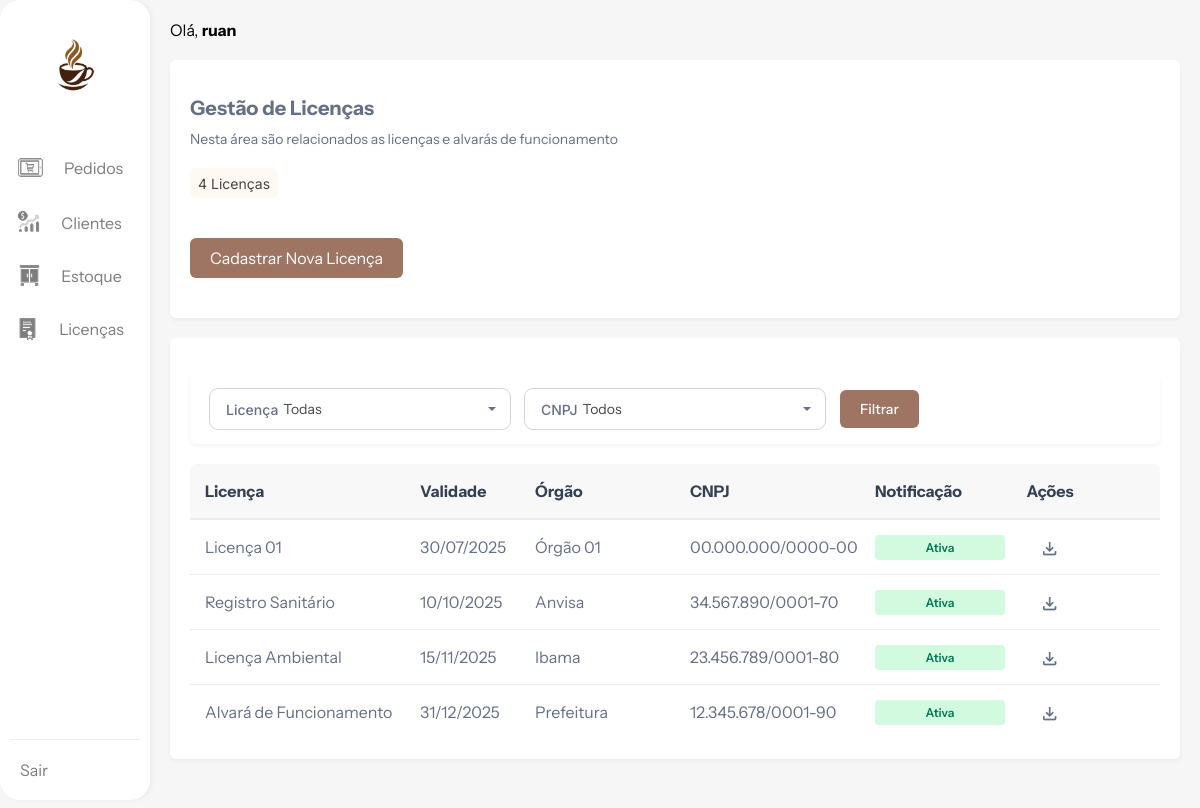
/views/licencas.php (signed in), run on the app's committed database.
### tables this page shows
CREATE TABLE IF NOT EXISTS `licencas` (
  `licenca_id` int NOT NULL AUTO_INCREMENT,
  `nome_licenca` varchar(100) NOT NULL,
  `cnpj` varchar(18) NOT NULL,
  `orgao_responsavel` varchar(100) NOT NULL,
  `data_validade` date NOT NULL,
  `prazo_expiracao` enum('30','60','90','140') NOT NULL,
  `caminho_documento` varchar(255) DEFAULT NULL,
  PRIMARY KEY (`licenca_id`)
);

### views/licencas.php (the view, shortened to what this page needs)
<?php
include("../config/conexao.php");
$sql_licencas = "SELECT licenca_id, nome_licenca, cnpj, orgao_responsavel, data_validade, prazo_expiracao FROM licencas";
$sql_licencas .= " ORDER BY data_validade ASC";
$stmt_licencas = $mysqli->prepare($sql_licencas);
$stmt_licencas->execute();
$result_licencas = $stmt_licencas->get_result();
$total_licencas = 0;
if ($result_licencas) {
    $total_licencas = $result_licencas->num_rows;
}
?>
<!DOCTYPE html>
<html lang="pt-br">
<head>
    <link rel="stylesheet" href="../public/css/licencas.css">
</head>
<body>
    <nav>
        <a href="dashboard.php">
            <img src="../public/img/logo.png" alt="Logo Alvorada" />
        </a>
        <div class="nav-item">
            <img src="../public/icons/pedidos.png" alt="Ícone Pedidos" />
            <span>
                <a href="pedidos.php">Pedidos</a>
            </span>
        </div>
        <div class="nav-item">
            <img src="../public/icons/clientes.png" alt="Ícone Clientes" />
            <span>
                <a href="clientes.php">Clientes</a>
            </span>
        </div>
        <div class="nav-item">
            <img src="../public/icons/estoque.png" alt="Ícone Estoque" />
            <span>
                <a href="estoque.php">Estoque</a>
            </span>
        </div>
        <div class="nav-item">
            <img src="../public/icons/licenca.png" alt="Ícone Licenças" />
            <span>
                <a href="licencas.php">Licenças</a>
            </span>
        </div>
        <div class="nav-item logout">
            <span>
                <a href="../auth/logout.php">Sair</a>
            </span>
        </div>
    </nav>
    <main>
        <div class="greeting">
            <span>Olá,</span>
            <b><?php echo htmlspecialchars($_SESSION['nome_usuario']); ?></b>
        </div>
        <section class="section-card">
            <h2>Gestão de Licenças</h2>
            <p>Nesta área são relacionados as licenças e alvarás de funcionamento</p>
            <div class="tag">
                <span><?php echo $total_licencas; ?> Licenças</span>
            </div>
            <div class="btn-cadastrar-licenca">
                <a href="cadastro_licenca.php">Cadastrar Nova Licença</a>
            </div>
        </section>
        <section>
            <div class="section-card">
                <form action="licencas.php" method="GET">
                    <div class="filter-header">
                        <div class="filter">
                            <div class="filter-content-wrapper">
                                <label for="filtro_licenca">Licença</label>
                                <select name="filtro_licenca" id="filtro_licenca" class="filter-select">
                                    <option value="">Todas</option>
                                </select>
                            </div>
                            <div class="dropdown-icon">
                                <div></div>
                            </div>
                        </div>
                        <div class="filter">
                            <div class="filter-content-wrapper">
                                <label for="filtro_cnpj">CNPJ</label>
                                <select name="filtro_cnpj" id="filtro_cnpj" class="filter-select">
                                    <option value="">Todos</option>
                                </select>
                            </div>
                            <div class="dropdown-icon">
                                <div></div>
                            </div>
                        </div>
                        <button type="submit" class="btn-filtrar">Filtrar</button>
                    </div>
                </form>
                <div class="table-header">
                    <div>Licença</div>
                    <div>Validade</div>
                    <div>Órgão</div>
                    <div>CNPJ</div>
                    <div>Notificação</div>
                    <div>Ações</div>
                </div>
                <?php
                if ($result_licencas && $result_licencas->num_rows > 0) {
                    while ($licenca = $result_licencas->fetch_assoc()) {
                        $data_validade = new DateTime($licenca['data_validade']);
                        $hoje = new DateTime();
                        $intervalo = $hoje->diff($data_validade);
                        $dias_restantes = $intervalo->days;
                        $notificacao_status = 'N/A';
                        $notificacao_class = '';
                        $prazo_expiracao = (int)$licenca['prazo_expiracao'];
                        if ($data_validade < $hoje) {
                            $notificacao_status = 'Vencida';
                            $notificacao_class = 'vencida';
                        } elseif ($dias_restantes <= $prazo_expiracao && $data_validade > $hoje) {
                            $notificacao_status = "Faltam {$dias_restantes} dias";
                            $notificacao_class = 'proximo-vencimento';
                        } else {
                            $notificacao_status = 'Ativa';
                            $notificacao_class = 'ativa';
                        }
                        ?>
                        <div class="table-row">
                            <div><?php echo htmlspecialchars($licenca['nome_licenca']); ?></div>
                            <div><?php echo htmlspecialchars(date('d/m/Y', strtotime($licenca['data_validade']))); ?></div>
                            <div><?php echo htmlspecialchars($licenca['orgao_responsavel']); ?></div>
                            <div><?php echo htmlspecialchars($licenca['cnpj']); ?></div>
                            <div class="notificacao-badge <?php echo $notificacao_class; ?>">
                                <span><?php echo htmlspecialchars($notificacao_status); ?></span>
                            </div>
                            <div>
                                <a href="#" title="Baixar Licença">
                                    <img src="../public/icons/download.png" alt="Baixar">
                                </a>
                            </div>
                        </div>
                        <?php
                    }
                } else {
                    echo "<div class='table-row no-data'><div style='grid-column: 1 / span 6; text-align: center; padding: 20px;'>Nenhuma licença encontrada.</div></div>";
                }
                ?>
            </div>
        </section>
    </main>
</body>
</html>

### data on the page
licencas: nome_licenca "Licença 01", data_validade "30/07/2025", orgao_responsavel "Órgão 01", cnpj "00.000.000/0000-00", notificacao_status "Ativa"
licencas: nome_licenca "Registro Sanitário", data_validade "10/10/2025", orgao_responsavel "Anvisa", cnpj "34.567.890/0001-70", notificacao_status "Ativa"
licencas: nome_licenca "Licença Ambiental", data_validade "15/11/2025", orgao_responsavel "Ibama", cnpj "23.456.789/0001-80", notificacao_status "Ativa"
licencas: nome_licenca "Alvará de Funcionamento", data_validade "31/12/2025", orgao_responsavel "Prefeitura", cnpj "12.345.678/0001-90", notificacao_status "Ativa"

### other printed values
$_SESSION['nome_usuario'] "ruan"
$total_licencas "4"
